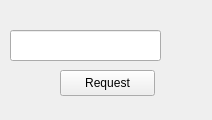
<?xml version="1.0" encoding="UTF-8"?>
<ui version="4.0">
 <class>getfileWindow</class>
 <widget class="QWidget" name="getfileWindow">
  <property name="geometry">
   <rect>
    <x>0</x>
    <y>0</y>
    <width>212</width>
    <height>120</height>
   </rect>
  </property>
  <property name="windowTitle">
   <string>Request a File From Server</string>
  </property>
  <widget class="QPushButton" name="getfile_Button">
   <property name="geometry">
    <rect>
     <x>60</x>
     <y>70</y>
     <width>95</width>
     <height>26</height>
    </rect>
   </property>
   <property name="text">
    <string>Request</string>
   </property>
  </widget>
  <widget class="QLineEdit" name="filename_text">
   <property name="geometry">
    <rect>
     <x>10</x>
     <y>30</y>
     <width>151</width>
     <height>31</height>
    </rect>
   </property>
  </widget>
 </widget>
 <resources/>
 <connections/>
</ui>
